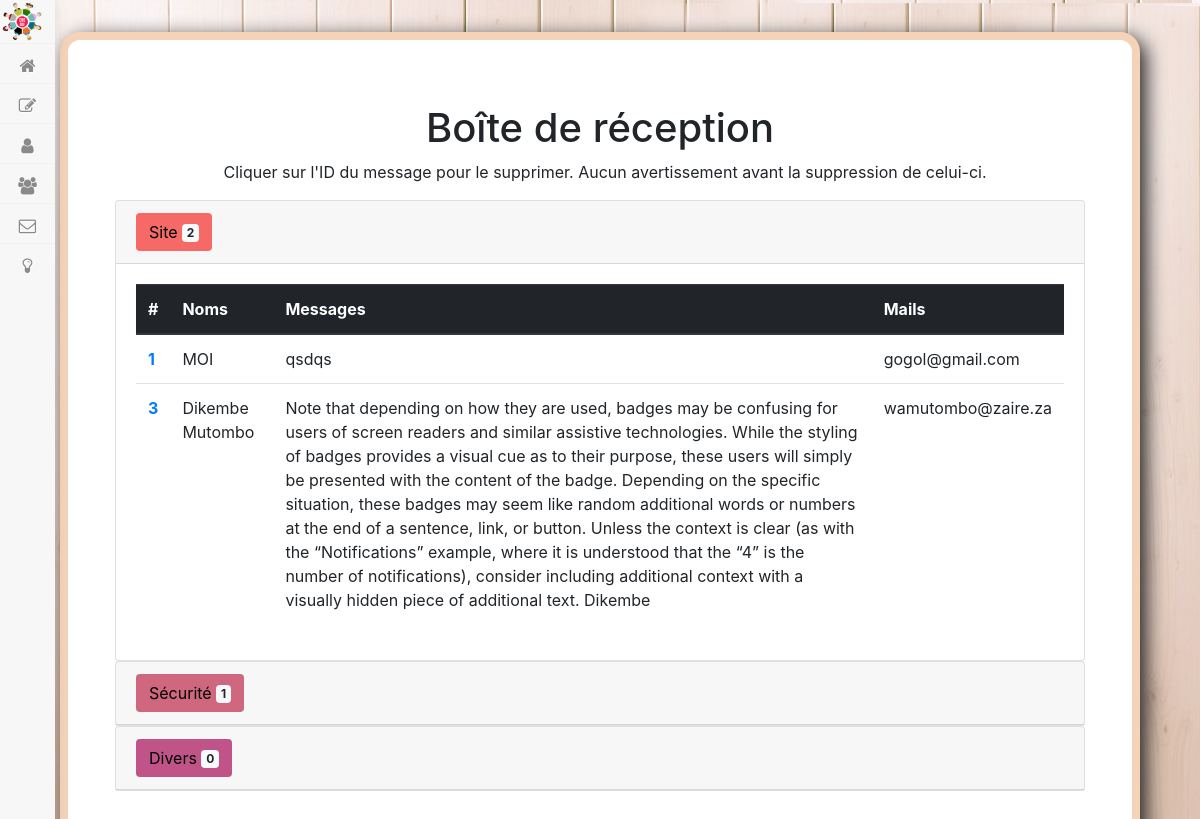
The app's page /admin.php?action=msgView (signed in), older data.
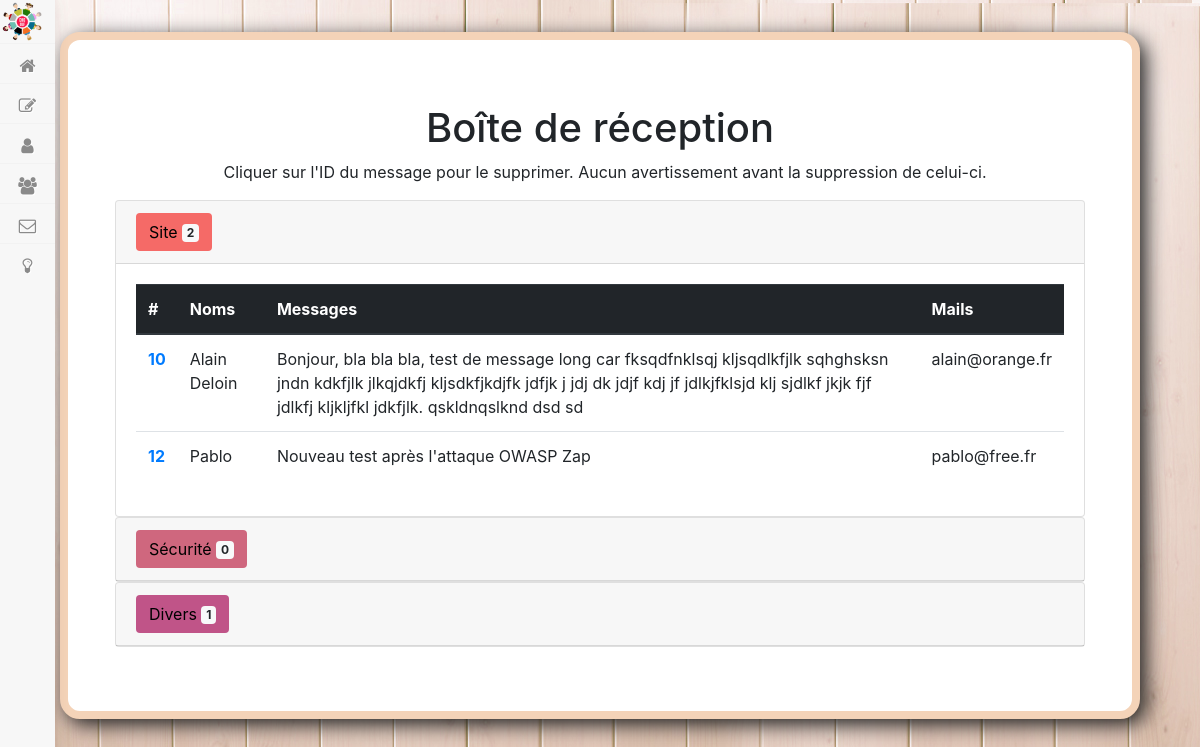
The same page, newer data.
### tables this page shows
CREATE TABLE IF NOT EXISTS `contact` (
`idContact` int(11) NOT NULL,
  `title` int(11) DEFAULT NULL,
  `msg` text,
  `mailContact` varchar(255) DEFAULT NULL,
  `nameContact` varchar(255) DEFAULT NULL
);

### app/Controllers/backOffice.php (called while the page is built, shortened)
<?php
class BackOffice{
    function msgView(){
        $adminManager = new \Src\Models\AdminManager();
        $dataMsg = $adminManager -> watchAllMsg();
        $dataMsg4 = $adminManager -> getMails();
        $dataMsg5 = $adminManager -> getMails2();
        $dataMsg6 = $adminManager -> getMails3();
        require 'app/Views/backend/msgView.php';
    }
}

### app/Models/adminManager.php (called while the page is built, shortened)
<?php
class AdminManager extends Manager
{
    public function getMails(){
        $db = $this -> dbConnect();
        $dataMsg4 = $db->query('SELECT COUNT(*) FROM contact WHERE title=0');
        return $dataMsg4;
    }
    public function getMails2(){
        $db = $this -> dbConnect();
        $dataMsg5 = $db->query('SELECT COUNT(*) FROM contact WHERE title=1');
        return $dataMsg5;
    }
    public function getMails3(){
        $db = $this -> dbConnect();
        $dataMsg6 = $db->query('SELECT COUNT(*) FROM contact WHERE title=2');
        return $dataMsg6;
    }
    public function watchAllMsg(){
        $db = $this -> dbConnect();
        $dataMsg = $db->query('SELECT * FROM contact WHERE title=0');
        return $dataMsg;
    }
}

### app/Views/backend/msgView.php (the view, shortened to what this page needs)
  <div class="container">
<?php require 'templateAdminHeader.php' ?>
<?php
$newDataMsg4 = $dataMsg4->fetch();
$newDataMsg5 = $dataMsg5->fetch();
$newDataMsg6 = $dataMsg6->fetch();
?>
<div class="jumbotron jumbo2 cardFamX">
  <h1 class="display-5" id="test" style="text-align:center">Boîte de réception</h1>
  <p style="text-align:center">Cliquer sur l'ID du message pour le supprimer. Aucun avertissement avant la suppression de celui-ci.</p>
<div class="col-sm-12 ">
<div id="accordion">
  <div class="card">
    <div class="card-header" id="headingOne">
      <h5 class="mb-0">
        <button class="btn collasped" data-toggle="collapse" data-target="#collapseOne" aria-expanded="false" aria-controls="collapseOne" style="background-color:#f56a67;">
          Site <span class="badge badge-light"> <?= $newDataMsg4[0] ?></span>
        </button>
      </h5>
    </div>
    <div id="collapseOne" class="collapse show" aria-labelledby="headingOne" data-parent="#accordion">
      <div class="card-body">
      <?php
$bigDataMsg = $dataMsg->fetchAll();
if(empty($bigDataMsg)){
?>
                <p>Aucun message</p>
<?php
}
else{
?>
  <table class="table table-hover ">
                <thead class="thead-dark eraseThD">
                    <tr>
                        <th scope="col">#</th>
                        <th scope="col">Noms</th>
                        <th scope="col">Messages</th>
                        <th scope="col">Mails</th>
                    </tr>
                </thead>
            <tbody>
<?php
foreach($bigDataMsg as $newDataMsg){
?>
                <tr class="msgR">
                <th scope="row"><a href="admin.php?action=deleteMail&id=<?= $newDataMsg['idContact'] ?>"><?= $newDataMsg['idContact'] ?></th>
                    <td><div class="zipThead">Nom </div> <?= $newDataMsg['nameContact'] ?></td>
                    <td><div class="zipThead">Message </div> <?= $newDataMsg['msg'] ?></td>
                    <td><div class="zipThead">Mail </div> <?= $newDataMsg['mailContact'] ?></td>
                </tr>
<?php
}
}
?>
</tbody>
</table>
      </div>
    </div>
  </div>
  <div class="card">
    <div class="card-header" id="headingTwo">
      <h5 class="mb-0">
        <button class="btn collapsed" data-toggle="collapse" data-target="#collapseTwo" aria-expanded="false" aria-controls="collapseTwo" style="background-color:#cf677e">
          Sécurité <span class="badge badge-light"> <?= $newDataMsg5[0] ?></span>
        </button>
      </h5>
    </div>
  </div>
  <div class="card">
    <div class="card-header" id="headingThree">
      <h5 class="mb-0">
        <button class="btn collapsed" data-toggle="collapse" data-target="#collapseThree" aria-expanded="false" aria-controls="collapseThree" style="background-color:#c05488;">
          Divers <span class="badge badge-light"> <?= $newDataMsg6[0] ?></span>
        </button>
      </h5>
    </div>
  </div>
</div>
        </div>
</div>
<?php require('templateAdmin.php'); ?>

Row changes from the older to the newer data that the page shows:
removed contact: idContact "1", nameContact "MOI", msg "qsdqs", mailContact "gogol@gmail.com"
removed contact: idContact "3", nameContact "Dikembe Mutombo", msg "Note that depending on how they are used, badges may be confusing for users of screen readers and similar assistive technologies. While the styling of badges provides a visual cue as to their purpose, these users will simply be presented with the content of the badge. Depending on the specific situation, these badges may seem like random additional words or numbers at the end of a sentence, link, or button. Unless the context is clear (as with the “Notifications” example, where it is understood that the “4” is the number of notifications), consider including additional context with a visually hidden piece of additional text. Dikembe", mailContact "wamutombo@zaire.za"
added contact: idContact "10", nameContact "Alain Deloin", msg "Bonjour, bla bla bla, test de message long car fksqdfnklsqj kljsqdlkfjlk sqhghsksn jndn kdkfjlk jlkqjdkfj kljsdkfjkdjfk jdfjk j jdj dk jdjf kdj jf jdlkjfklsjd klj sjdlkf jkjk fjf jdlkfj kljkljfkl jdkfjlk. qskldnqslknd dsd sd", mailContact "alain@orange.fr"
added contact: idContact "12", nameContact "Pablo", msg "Nouveau test après l'attaque OWASP Zap", mailContact "pablo@free.fr"
Text that changed along with them:
$newDataMsg5[0]: "1" → "0"
$newDataMsg6[0]: "0" → "1"
